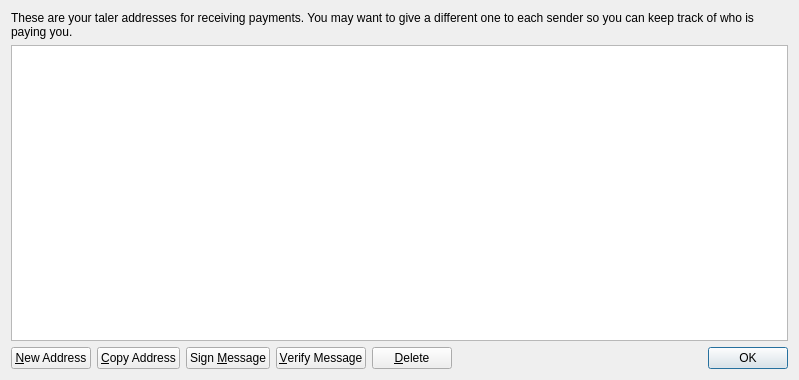
<?xml version="1.0" encoding="UTF-8"?>
<ui version="4.0">
 <class>AddressBookPage</class>
 <widget class="QWidget" name="AddressBookPage">
  <property name="geometry">
   <rect>
    <x>0</x>
    <y>0</y>
    <width>799</width>
    <height>380</height>
   </rect>
  </property>
  <property name="windowTitle">
   <string>Address Book</string>
  </property>
  <layout class="QVBoxLayout" name="verticalLayout">
   <item>
    <widget class="QLabel" name="labelExplanation">
     <property name="text">
      <string>These are your taler addresses for receiving payments. You may want to give a different one to each sender so you can keep track of who is paying you.</string>
     </property>
     <property name="textFormat">
      <enum>Qt::PlainText</enum>
     </property>
     <property name="wordWrap">
      <bool>true</bool>
     </property>
    </widget>
   </item>
   <item>
    <widget class="QTableView" name="tableView">
     <property name="contextMenuPolicy">
      <enum>Qt::CustomContextMenu</enum>
     </property>
     <property name="toolTip">
      <string>Double-click to edit address or label</string>
     </property>
     <property name="tabKeyNavigation">
      <bool>false</bool>
     </property>
     <property name="alternatingRowColors">
      <bool>true</bool>
     </property>
     <property name="selectionMode">
      <enum>QAbstractItemView::SingleSelection</enum>
     </property>
     <property name="selectionBehavior">
      <enum>QAbstractItemView::SelectRows</enum>
     </property>
     <property name="sortingEnabled">
      <bool>true</bool>
     </property>
     <attribute name="verticalHeaderVisible">
      <bool>false</bool>
     </attribute>
    </widget>
   </item>
   <item>
    <layout class="QHBoxLayout" name="horizontalLayout">
     <item>
      <widget class="QPushButton" name="newAddressButton">
       <property name="toolTip">
        <string>Create a new address</string>
       </property>
       <property name="text">
        <string>&amp;New Address</string>
       </property>
       <property name="icon">
        <iconset resource="../bitcoin.qrc">
         <normaloff>:/icons/add</normaloff>:/icons/add</iconset>
       </property>
      </widget>
     </item>
     <item>
      <widget class="QPushButton" name="copyToClipboard">
       <property name="toolTip">
        <string>Copy the currently selected address to the system clipboard</string>
       </property>
       <property name="text">
        <string>&amp;Copy Address</string>
       </property>
       <property name="icon">
        <iconset resource="../bitcoin.qrc">
         <normaloff>:/icons/editcopy</normaloff>:/icons/editcopy</iconset>
       </property>
      </widget>
     </item>
     <item>
      <widget class="QPushButton" name="signMessage">
       <property name="toolTip">
        <string>Sign a message to prove you own a taler address</string>
       </property>
       <property name="text">
        <string>Sign &amp;Message</string>
       </property>
       <property name="icon">
        <iconset resource="../bitcoin.qrc">
         <normaloff>:/icons/edit</normaloff>:/icons/edit</iconset>
       </property>
      </widget>
     </item>
     <item>
      <widget class="QPushButton" name="verifyMessage">
       <property name="toolTip">
        <string>Verify a message to ensure it was signed with a specified taler address</string>
       </property>
       <property name="text">
        <string>&amp;Verify Message</string>
       </property>
       <property name="icon">
        <iconset resource="../bitcoin.qrc">
         <normaloff>:/icons/transaction_0</normaloff>:/icons/transaction_0</iconset>
       </property>
      </widget>
     </item>
     <item>
      <widget class="QPushButton" name="deleteButton">
       <property name="toolTip">
        <string>Delete the currently selected address from the list</string>
       </property>
       <property name="text">
        <string>&amp;Delete</string>
       </property>
       <property name="icon">
        <iconset resource="../bitcoin.qrc">
         <normaloff>:/icons/remove</normaloff>:/icons/remove</iconset>
       </property>
      </widget>
     </item>
     <item>
      <spacer name="horizontalSpacer">
       <property name="orientation">
        <enum>Qt::Horizontal</enum>
       </property>
       <property name="sizeHint" stdset="0">
        <size>
         <width>40</width>
         <height>20</height>
        </size>
       </property>
      </spacer>
     </item>
     <item>
      <widget class="QDialogButtonBox" name="buttonBox">
       <property name="sizePolicy">
        <sizepolicy hsizetype="Maximum" vsizetype="Fixed">
         <horstretch>0</horstretch>
         <verstretch>0</verstretch>
        </sizepolicy>
       </property>
       <property name="standardButtons">
        <set>QDialogButtonBox::Ok</set>
       </property>
      </widget>
     </item>
    </layout>
   </item>
  </layout>
 </widget>
 <resources>
  <include location="../bitcoin.qrc"/>
 </resources>
 <connections/>
</ui>
